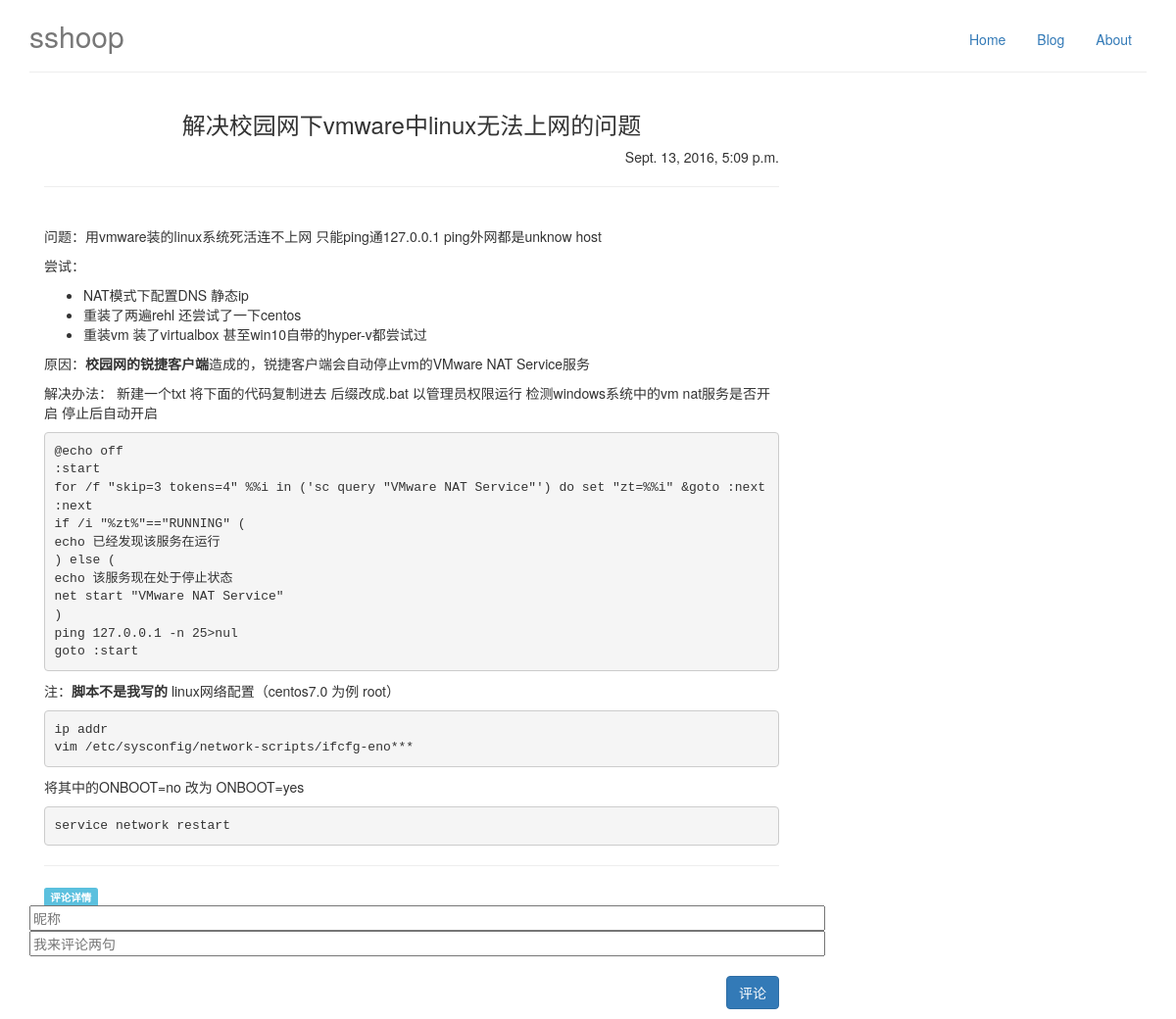
The app's page /blog/article/12 with its own data.
### blog/models.py (models this page shows, shortened)
class Article(models.Model):
    STATUS_CHOICES = (
        ('d', '草稿'),
        ('p', '发布'),
    )
    article_title = models.CharField(u'标题', max_length=50)
    article_text = models.TextField(u'正文', help_text='支持MarkDown语法')
    article_abstract = models.TextField(u'摘要', help_text='支持MarkDown语法')
    article_create_time = models.DateTimeField(u'创建时间', auto_now_add=True)
    article_change_time = models.DateTimeField(u'修改时间', auto_now=True)
    article_status = models.CharField('文章状态', max_length=1, choices=STATUS_CHOICES)
    article_index = models.BooleanField(u'首页', default=False)
    article_views = models.PositiveIntegerField(u'浏览量', default=0)
    article_likes = models.PositiveIntegerField(u'点赞数', default=0)
    article_category = models.ForeignKey('Category', verbose_name='分类')
    article_tag = models.ManyToManyField('Tag', verbose_name='标签', blank=True,)

### blog/views.py (the view)
# urls.py: url(r'^article/(?P<article_id>\d+)$', views.ArticleDetailView.as_view(), name='detail'),
class ArticleDetailView(DetailView):
    model = Article
    template_name = 'blog/blog_detail.html'
    context_object_name = 'article'
    pk_url_kwarg = 'article_id'
    def get_object(self):
        obj = super(ArticleDetailView, self).get_object()
        obj.article_text = markdown2.markdown(obj.article_text, extras=['fenced-code-blocks'])
        return obj
    def get_context_data(self, **kwargs):
        kwargs['comment_list'] = self.object.comment_set.all()
        kwargs['form'] = CommentForm()
        return super(ArticleDetailView, self).get_context_data(**kwargs)

### blog/forms.py
class CommentForm(forms.ModelForm):
    class Meta:
        model = Comment
        fields = ['comment_name', 'comment_text']
        widgets = {
            'comment_name': forms.TextInput(attrs={
                'size': 105,
                'class': 'form_control',
                'placeholder': '昵称',
                'aria_describedby': 'sizing-addonl',
            }),
            'comment_text': forms.TextInput(attrs={
                'size': 105,
                'class': 'special',
                'placeholder': '我来评论两句',
            }),
        }

### blog/templates/blog/blog_detail.html (shortened to what this page needs)
{% extends 'base.html' %}
{% block context %}
  <div class="container">
    <div class="row">
      <div class="col-md-8">
        <h3 class="blog-post-title-right">
          <p class="text-center">{{ article.article_title }}</p>
        </h3>
        <p class="text-right">{{ article.article_create_time }}</p>
        <hr />
        <br/>
        <div class="post-bd">
          {{ article.article_text |safe }}
        </div>
        <hr />
        {% include 'blog/comment.html' %}
      </div>
    </div>
  </div>
{% endblock %}

### records on screen
Article: article_title "解决校园网下vmware中linux无法上网的问题", article_create_time "Sept. 13, 2016, 5:09 p.m.", article_text "问题：用vmware装的linux系统死活连不上网 只能ping通127.0.0.1 ping外网都是unknow host 尝试： NAT模式下配置DNS 静态ip 重装了两遍rehl 还尝试了一下centos 重装vm 装了virtualbox 甚至win10自带的hyper-v都尝试过 原因： 校园网的锐捷客户端 造成的，锐捷客户端会自动停止vm的VMware NAT Service服务 解决办法： 新建一个txt 将下面的代码复制进去 后缀改成.bat 以管理员权限运行 检测windows系统中的vm nat服务是否开启 停止后自动开启 @echo off :start for /f \"skip=3 tokens=4\" %%i in ('sc query \"VMware NAT Service\"') do set \"zt=%%i\" &goto :next :next if /i \"%zt%\"==\"RUNNING\" ( echo 已经发现该服务在运行 ) else ( echo 该服务现在处于停止状态 net start \"VMware NAT Service\" ) ping 127.0.0.1 -n 25>nul goto :start 注： 脚本不是我写的 linux网络配置（centos7.0 为例 root） ip addr vim /etc/sysconfig/network-scripts/ifcfg-eno*** 将其中的ONBOOT=no 改为 ONBOOT=yes service network restart"
